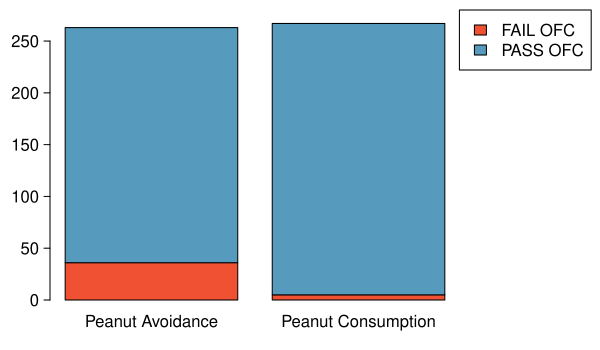

Generate this figure with R:
library(openintro)
library(oibiostat)
data(LEAP)
data(COL)

leap.summary = table(LEAP$overall.V60.outcome, LEAP$treatment.group)
leap.summary.prop <- prop.table(leap.summary, 2)
leap.summary.prop

#leap seg bar

myPDF("leapBarPlot.pdf", 6,
      3.5)
par(mar=c(2.5, 2.5, 0.5, 7), xpd=TRUE)
barplot(leap.summary, col = COL[c(4, 1)], ylim = c(0, 280), width = 2)
legend("topright", inset = c(-.32, 0), fill = COL[c(4, 1)], legend = rownames(leap.summary))
dev.off()

#leap sta seg bar

myPDF("leapBarPlotSta.pdf",
      6,
      3.5)
par(mar=c(2.5, 2.5, 0.5, 7), xpd=TRUE)
barplot(leap.summary.prop, col = COL[c(4, 1)], ylim = c(0, 1), width = 2)
legend("topright", inset = c(-.32, 0), fill = COL[c(4, 1)], legend = rownames(leap.summary.prop))
dev.off()
